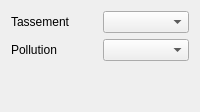
                 <widget class="QWidget" name="ballast">
                  <layout class="QGridLayout" name="gridLayout_11">
                   <item row="1" column="1">
                    <widget class="QComboBox" name="comboBox_rev_pollution"/>
                   </item>
                   <item row="1" column="0">
                    <widget class="QLabel" name="label_31">
                     <property name="text">
                      <string>Pollution</string>
                     </property>
                    </widget>
                   </item>
                   <item row="0" column="0">
                    <widget class="QLabel" name="label_30">
                     <property name="text">
                      <string>Tassement</string>
                     </property>
                    </widget>
                   </item>
                   <item row="0" column="1">
                    <widget class="QComboBox" name="comboBox_rev_tassement"/>
                   </item>
                   <item row="2" column="1">
                    <spacer name="verticalSpacer_4">
                     <property name="orientation">
                      <enum>Qt::Vertical</enum>
                     </property>
                     <property name="sizeHint" stdset="0">
                      <size>
                       <width>20</width>
                       <height>40</height>
                      </size>
                     </property>
                    </spacer>
                   </item>
                  </layout>
                 </widget>
